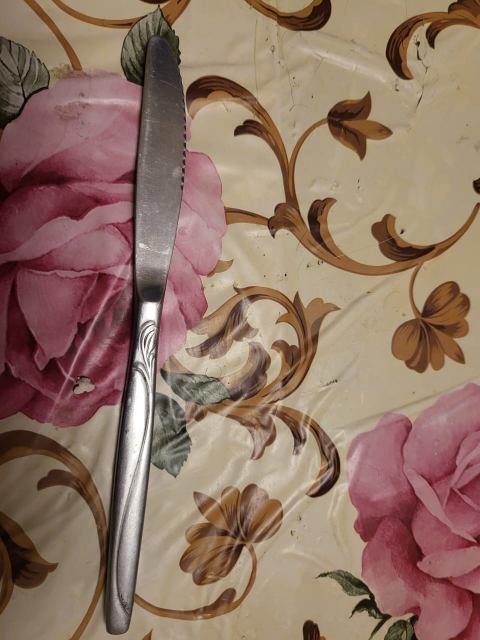
#> input picture knife.jpg, 960 x 1280 px (shown at 1/2 size)
$ jupyter execute --allow-errors sample_space.ipynb   (older library calls are emulated)
#> lines starting #> are read from the running program, lines starting #| are printed output that depends on the picture; after the words box and inside, x2 and y2 are one past the last pixel; in counts of white or black regions, pixels touching at a corner belong together
[cell 1]
#mathmatical modules =====================================
import numpy as np
import math
#==========================================================
#scikit-learning modules ==================================
from sklearn.cluster import KMeans
from matplotlib import pyplot as plt,image
#==========================================================
#scikit-image =============================================
import skimage.io as io
import skimage as sk
from skimage.exposure import histogram
from skimage.color import rgb2gray,rgb2hsv,label2rgb
from skimage.util import random_noise
from skimage.feature import canny,peak_local_max
from skimage.measure import label
from skimage.filters import gaussian,thresholding,threshold_otsu
import skimage.restoration as resto
from skimage import img_as_float,img_as_ubyte
import skimage.segmentation as seg
from skimage.filters.rank import entropy
from skimage.morphology import disk
#==========================================================
#scipy lib for transformative operations ==================
from scipy.signal import convolve2d
from scipy import fftpack,ndimage
#==========================================================
#Comprehensive Image libraries ============================
import cv2
import cvlib as cv
#==========================================================
#quality assessment modules ===============================
import imquality.brisque as brisque
#==========================================================
from sklearn.metrics.pairwise import cosine_similarity,euclidean_distances

[cell 2]
def get_quality(img):
    return brisque.score(img)
# [23 lines left out: function scale_scapec_sift, not called in this run]

[cell 3]
# [6 lines left out: function DoG, not called in this run]

[cell 4]
img = cv2.imread("knife.jpg")
#> img is the input picture: shape (1280, 960, 3); mean B, G, R 100.9, 116.2, 144.5
gray = cv2.cvtColor(img,code=cv2.COLOR_BGR2GRAY)
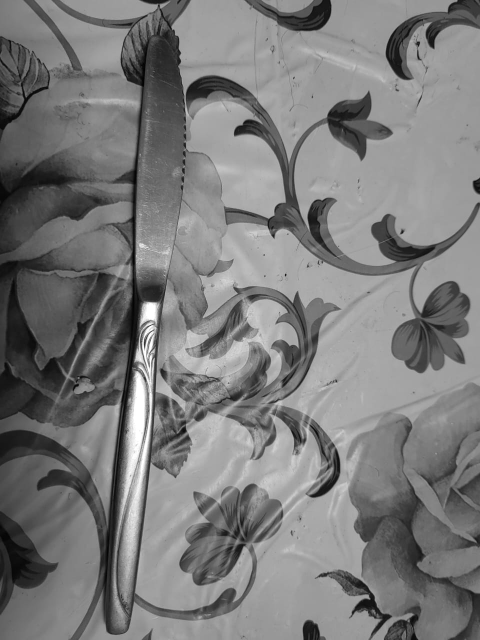
#> gray: shape (1280, 960) (shown at 1/2 size); min 0, max 255, mean 122.9
# [14 lines left out: functions panopatic_segmentation, find_boundries_n_centers, not called in this run]

[cell 5]
img = io.imread("OIP.jpg",as_gray=True)
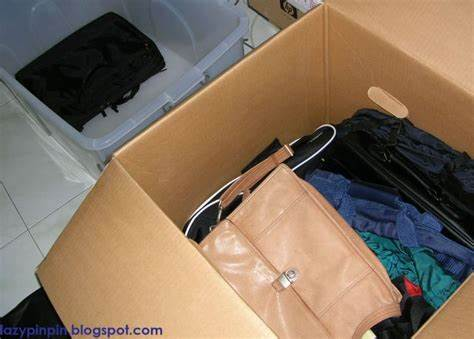
#> input picture OIP.jpg, 474 x 339 px
#> img: shape (339, 474) float64; min 0, max 1, mean 0.454
k = 7 #texel size
img_mean = ndimage.uniform_filter(img,(k,k))
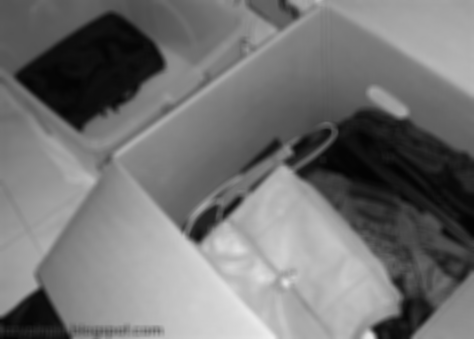
#> img_mean: shape (339, 474) float64; min 0.0124, max 0.94, mean 0.454
img_sqr_mean = ndimage.uniform_filter(img**2,(k,k))
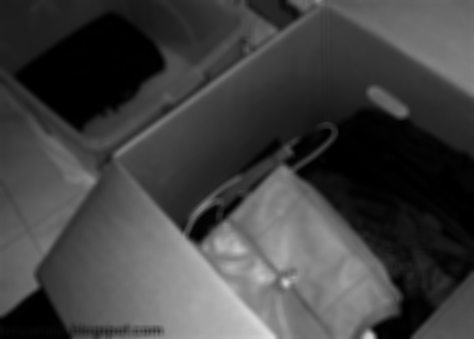
#> img_sqr_mean: shape (339, 474) float64; min 0.000182, max 0.883, mean 0.258
img_var = img_sqr_mean - img_mean**2
plt.imshow(img_var,cmap="gray")

[cell 6]
ksize = 45
theta= np.pi/8
kernel = cv2.getGaborKernel((ksize,ksize), 5.0, theta, 10.0, 0.9, 0, ktype= cv2.CV_32F)
filtered_image = cv2.filter2D(img,cv2.CV_8UC3,kernel)
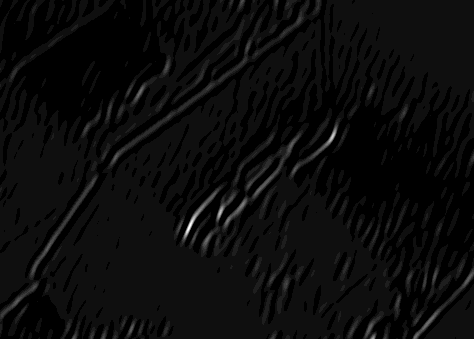
#> filtered_image: shape (339, 474); min 0, max 17, mean 0.746; drawn with min black and max white
plt.imshow(filtered_image)

[cell 7]
entropy_img = entropy(img,disk(3))
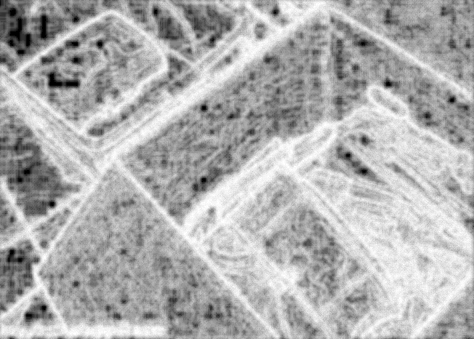
#> entropy_img: shape (339, 474) float64; min 0, max 4.86, mean 3.35; drawn with min black and max white
plt.imshow(entropy_img)

[cell 8]
plt.hist(entropy_img.flat,bins=100,range=(0,5))
thresh = threshold_otsu(entropy_img)
#> thresh = 3.29
binary = entropy_img <= thresh
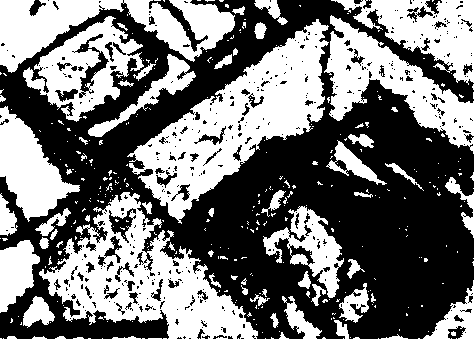
#> binary: shape (339, 474) bool; 45.7% white; 359 white regions (296 under 20 px), largest, box (x1, y1, x2, y2) and area: (127, 19, 329, 224) 14701, (39, 192, 258, 339) 13126, (0, 0, 235, 73) 7805
plt.imshow(binary)
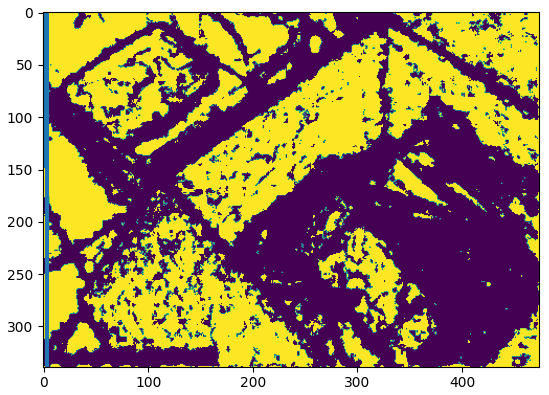
#> figure drawn by matplotlib, 1 panel

[cell 9]
def object_extraction(name: str, img_history: list):
#> called with name = 'knife.jpg'
    img = rgb2gray(io.imread(name))
#> img: shape (1280, 960) float64; min 0.000833, max 1, mean 0.475
    # img = cv2.resize(img,dsize =(640,640))
    # gray = cv2.cvtColor(img,cv2.COLOR_BGR2GRAY)
    edges = canny(img,sigma = 1)
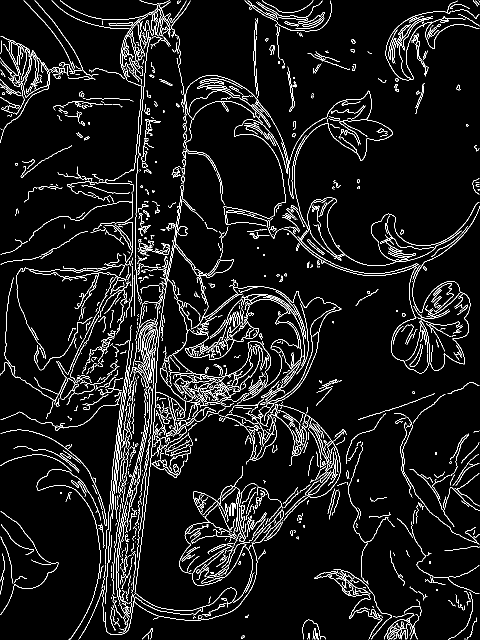
#> edges: shape (1280, 960) bool (shown at 1/2 size); 6.3% white in thin lines or dots
    dt = ndimage.distance_transform_edt(~edges)
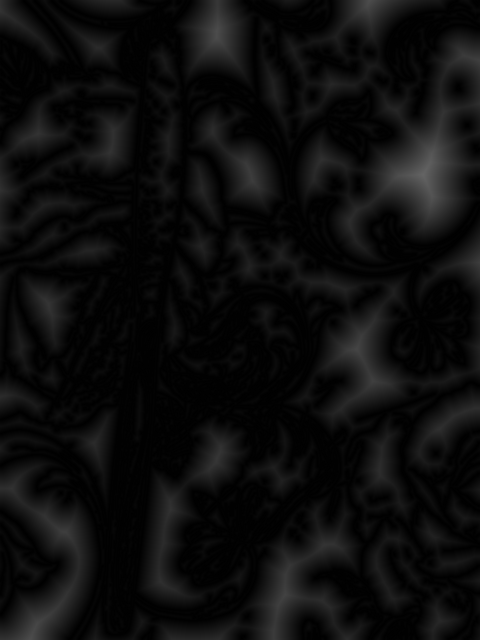
#> dt: shape (1280, 960) float64 (shown at 1/2 size); min 0, max 100.4, mean 12.9
    lmax = peak_local_max(dt,min_distance=5)
#> lmax = 2216 pairs, first value 10 to 1273, second value 6 to 953
    markers = label(lmax)
#> markers = 2216 pairs, first value 1 to 4244, second value 2 to 4245
    labels = seg.watershed(-dt,markers)
    io.imshow(seg.mark_boundaries(img,labels))
    # [11 lines of commented-out code are left out]

#> (the rest of this cell did not finish here and is left out)
